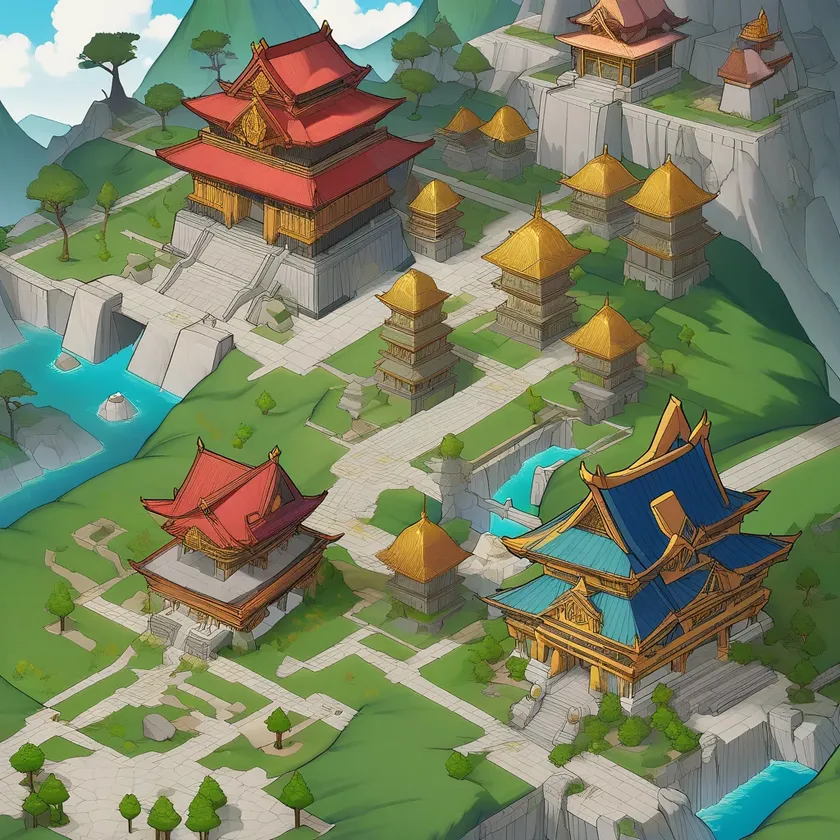
#> input picture deliveries/world-v2-art/famous-raw/aether-1-0.webp, 840 x 840 px, shrunk from 1024 x 1024 before the run
$ python deflat.py ../famous-raw/aether-1-0.webp
#> lines starting #> are read from the running program, lines starting #| are printed output that depends on the picture; after the words box and inside, x2 and y2 are one past the last pixel; in counts of white or black regions, pixels touching at a corner belong together
import sys,numpy as np
from PIL import Image,ImageFilter
for f in sys.argv[1:]:
    im=Image.open(f).convert("RGBA");a=np.asarray(im).copy()
    hsv=np.asarray(im.convert("RGB").convert("HSV")).astype(np.float32)/255
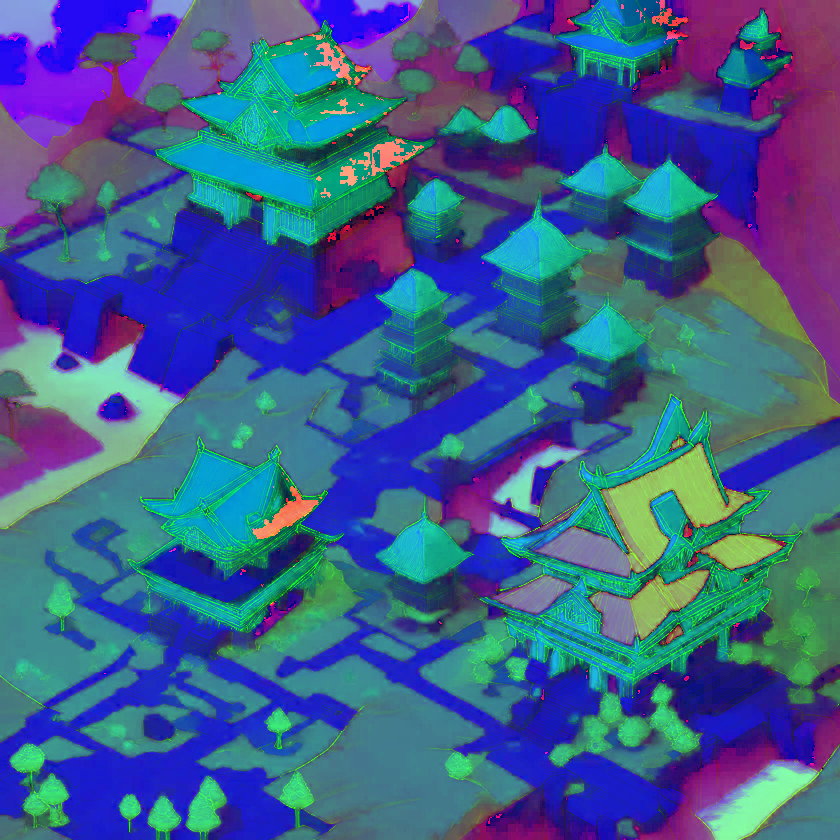
#> hsv: shape (840, 840, 3) float32; mean R, G, B 0.241, 0.365, 0.554
    s,v=hsv[...,1],hsv[...,2]
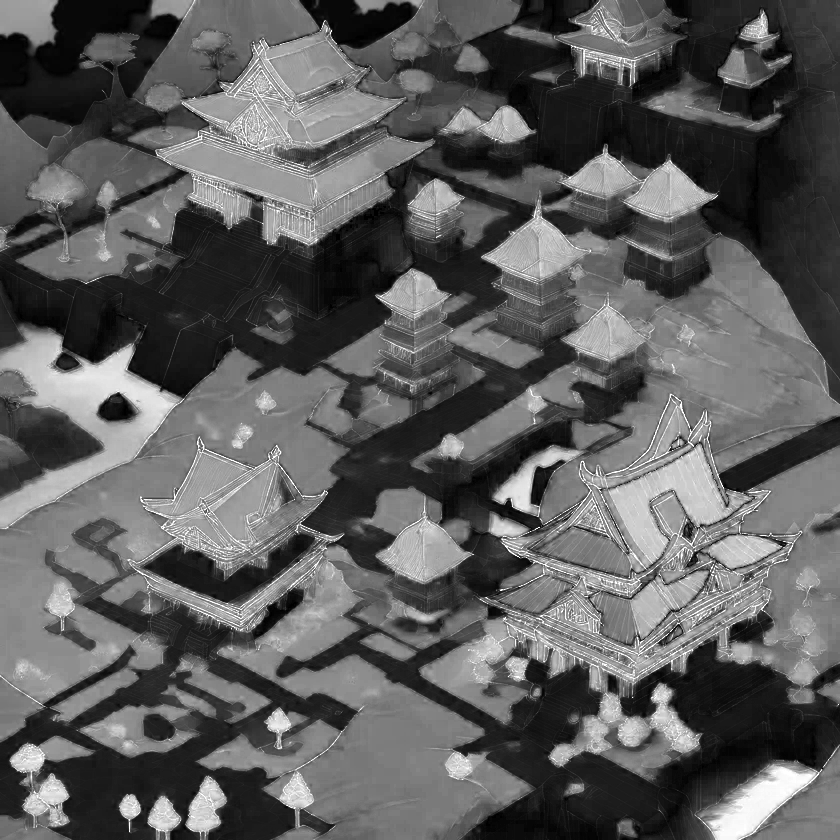
#> s: shape (840, 840) float32; min 0, max 1, mean 0.365
    V=Image.fromarray((v*255).astype(np.uint8))
    m1=np.asarray(V.filter(ImageFilter.BoxBlur(4)),np.float32)/255
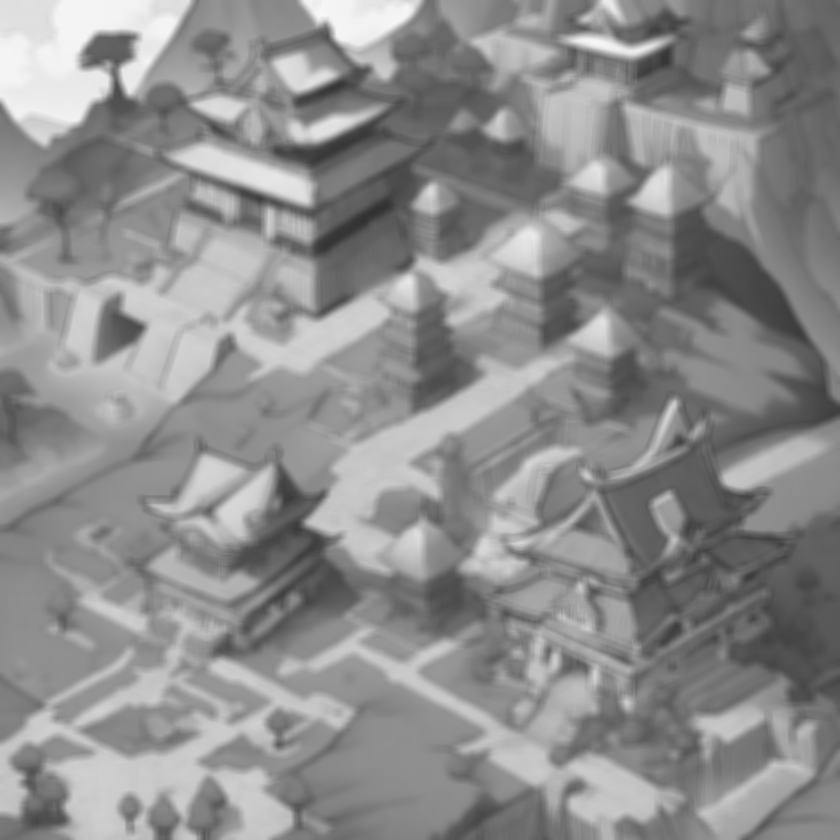
#> m1: shape (840, 840) float32; min 0.192, max 0.969, mean 0.554
    m2=np.asarray(Image.fromarray((v*v*255).astype(np.uint8)).filter(ImageFilter.BoxBlur(4)),np.float32)/255
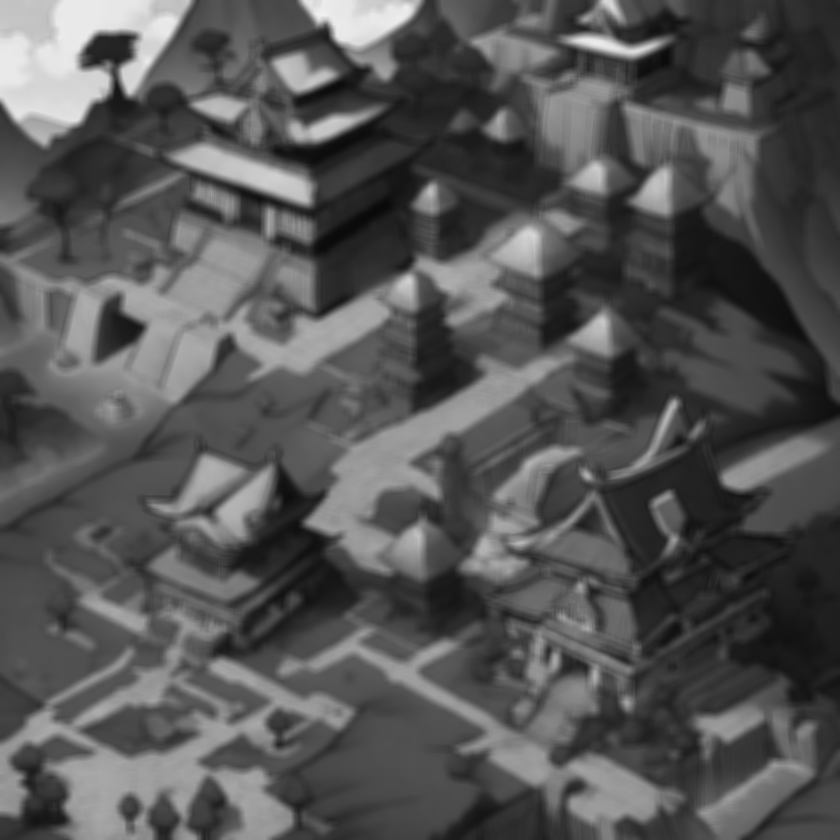
#> m2: shape (840, 840) float32; min 0.0353, max 0.941, mean 0.334
    std=np.sqrt(np.clip(m2-m1*m1,0,1))
    flat=(s<.15)&(v>.55)&(std<.035)
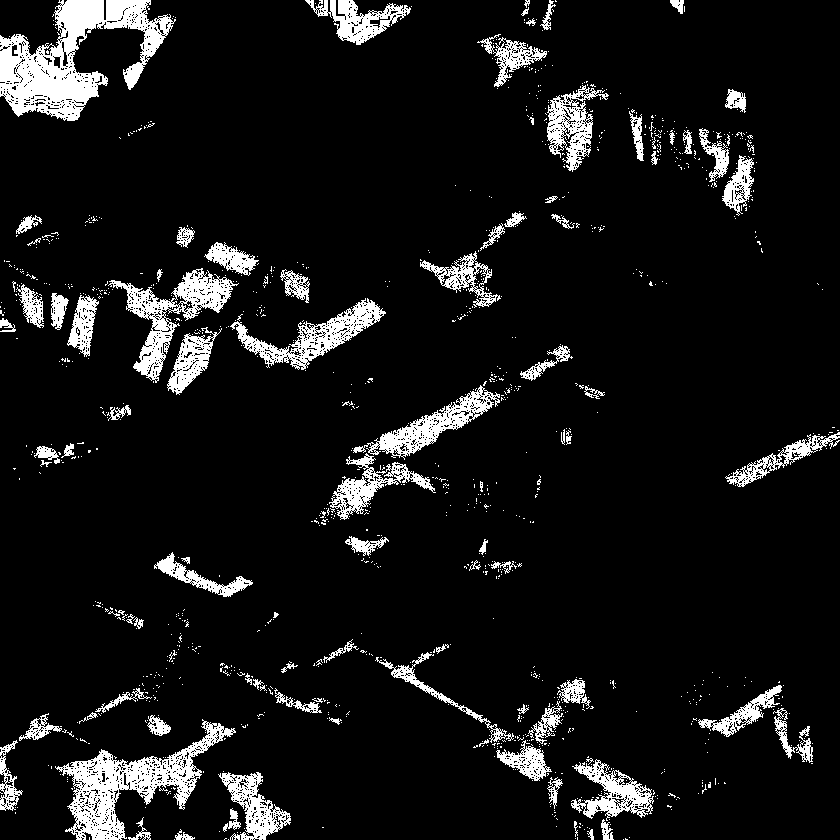
#> flat: shape (840, 840) bool; 8.5% white; 1124 white regions (1031 under 20 px), largest, box (x1, y1, x2, y2) and area: (0, 0, 176, 121) 9215, (55, 719, 236, 840) 6264, (108, 268, 239, 383) 3830
    fm=Image.fromarray((flat*255).astype(np.uint8)).filter(ImageFilter.MinFilter(3)).filter(ImageFilter.MaxFilter(5))
#> fm: PIL image 840x840 L; 7.8% white; 156 white regions (2 under 20 px), largest, box (x1, y1, x2, y2) and area: (0, 0, 172, 122) 9617, (66, 722, 232, 840) 6438, (378, 389, 491, 455) 2578
    fm=np.asarray(fm)>0
    a[...,3]=np.where(fm,0,a[...,3])
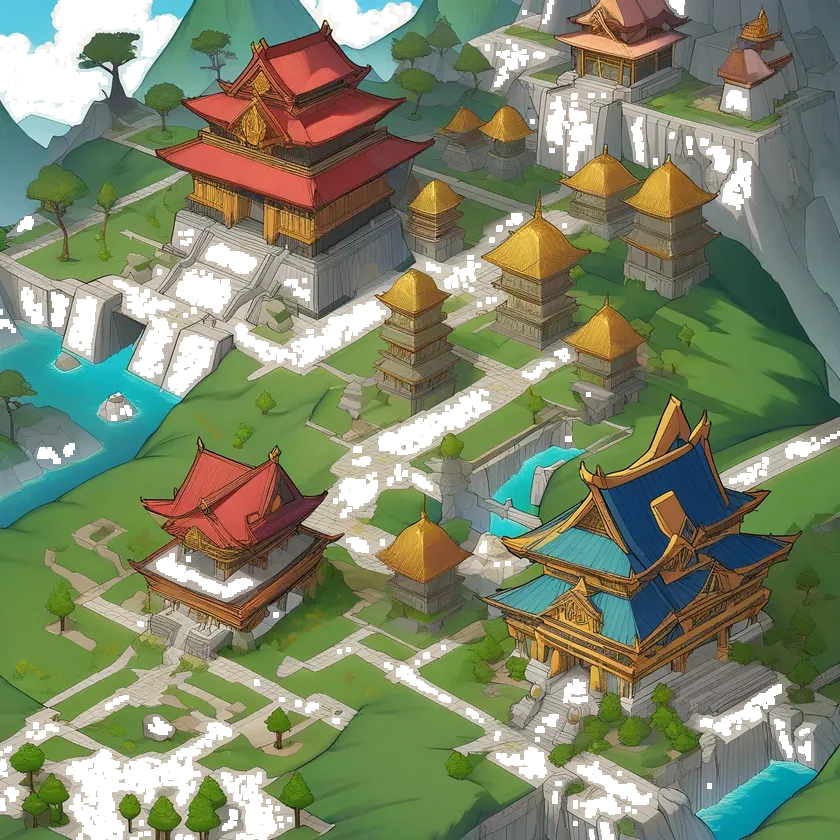
#> a: shape (840, 840, 4); mean R, G, B, A 121.8, 130.7, 101.1, 235.2; transparent parts drawn white
    Image.fromarray(a).save(f)

$ run again, on deliveries/world-v2-art/famous-raw/nexus-4-2.webp
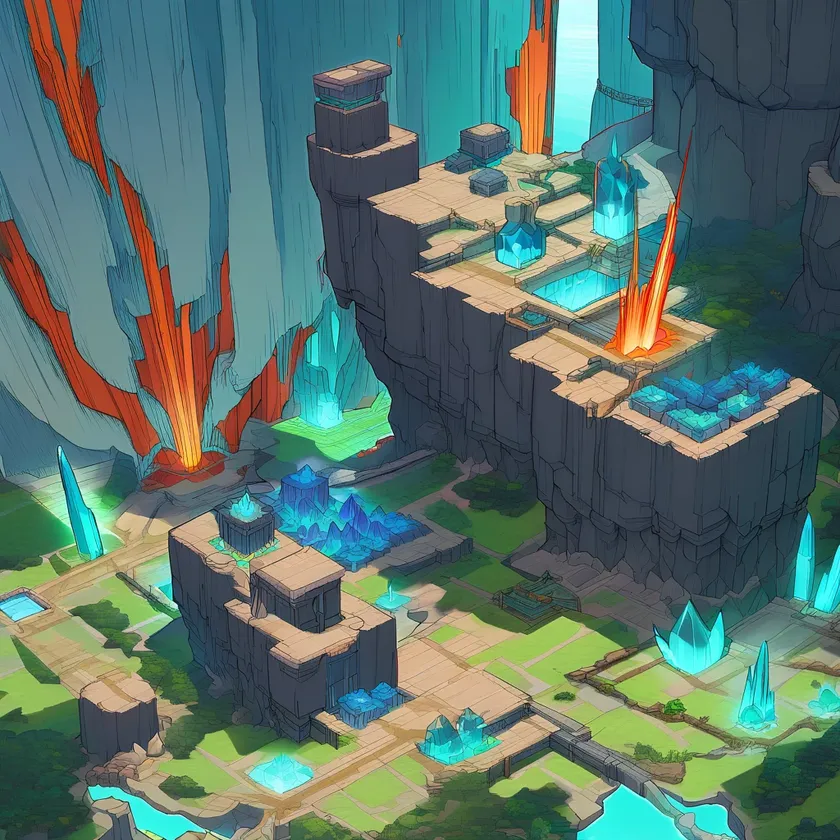
#> input picture deliveries/world-v2-art/famous-raw/nexus-4-2.webp, 840 x 840 px, shrunk from 1024 x 1024 before the run
#> `flat=(s<.15)&(v>.55)&(std<.035)`:
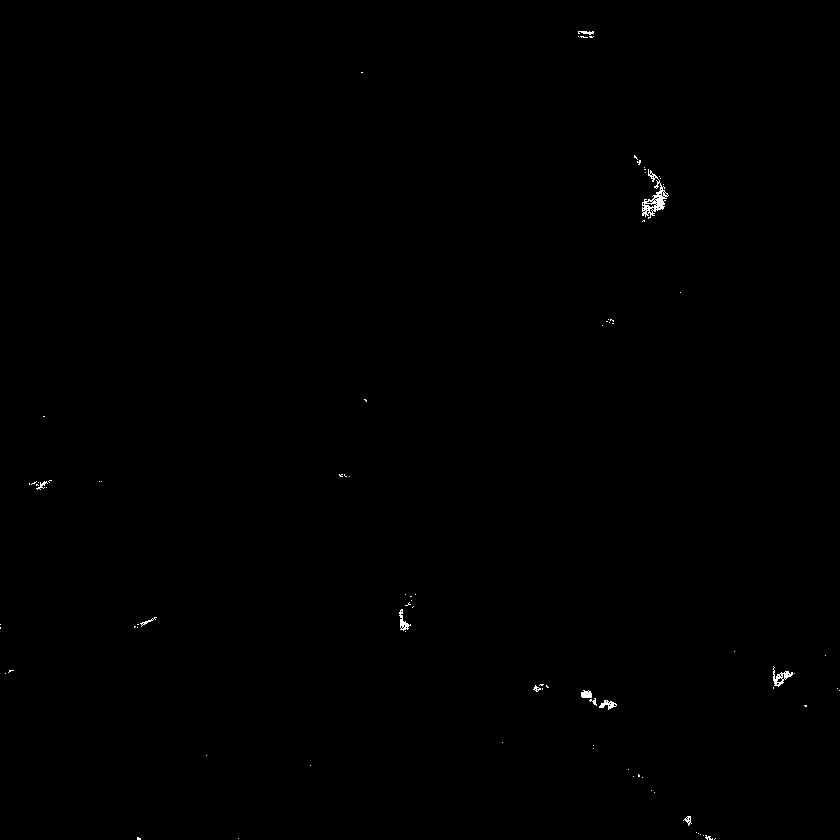
#> flat: shape (840, 840) bool; 0.18% white in thin lines or dots
#> `a[...,3]=np.where(fm,0,a[...,3])`:
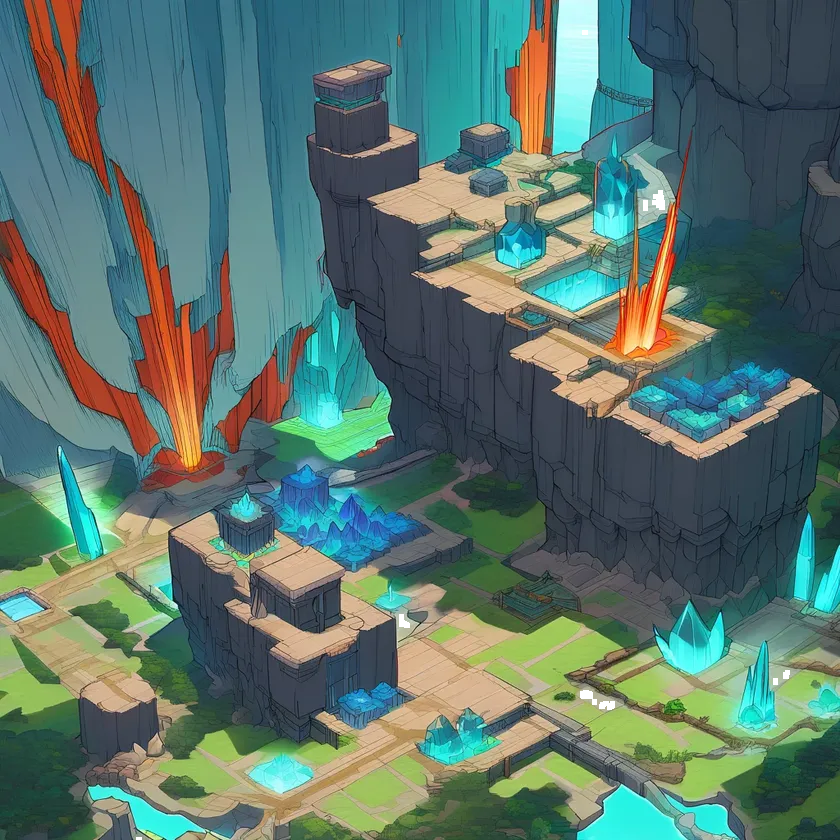
#> a: shape (840, 840, 4); mean R, G, B, A 90.4, 117.3, 108.1, 254.7; transparent parts drawn white

$ run again, on deliveries/world-v2-art/famous-raw/verdant-4-0.webp
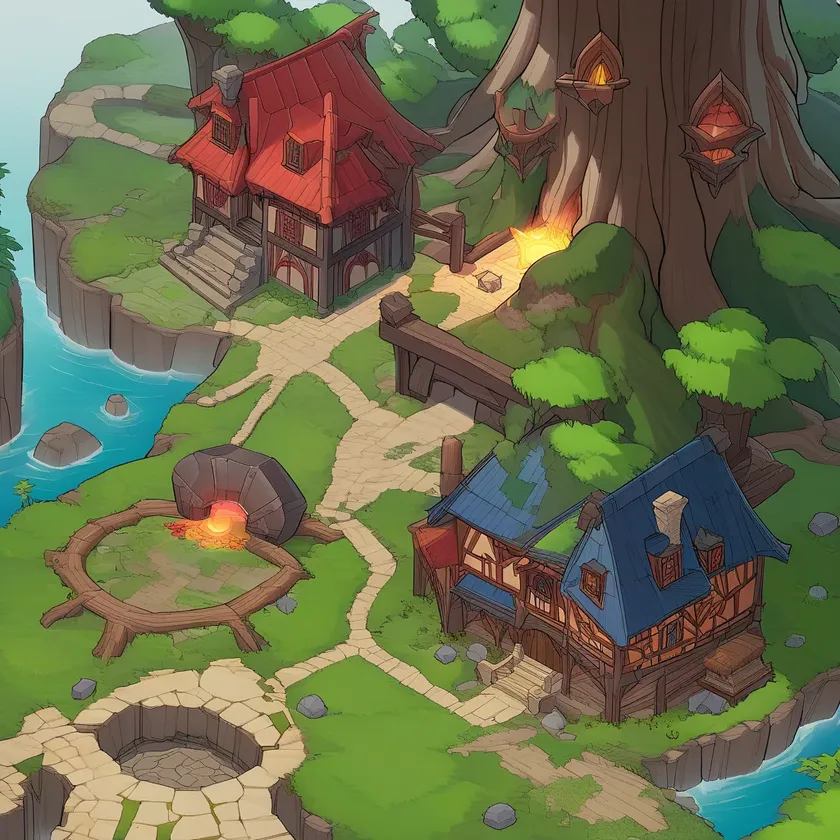
#> input picture deliveries/world-v2-art/famous-raw/verdant-4-0.webp, 840 x 840 px, shrunk from 1024 x 1024 before the run
#> `flat=(s<.15)&(v>.55)&(std<.035)`:
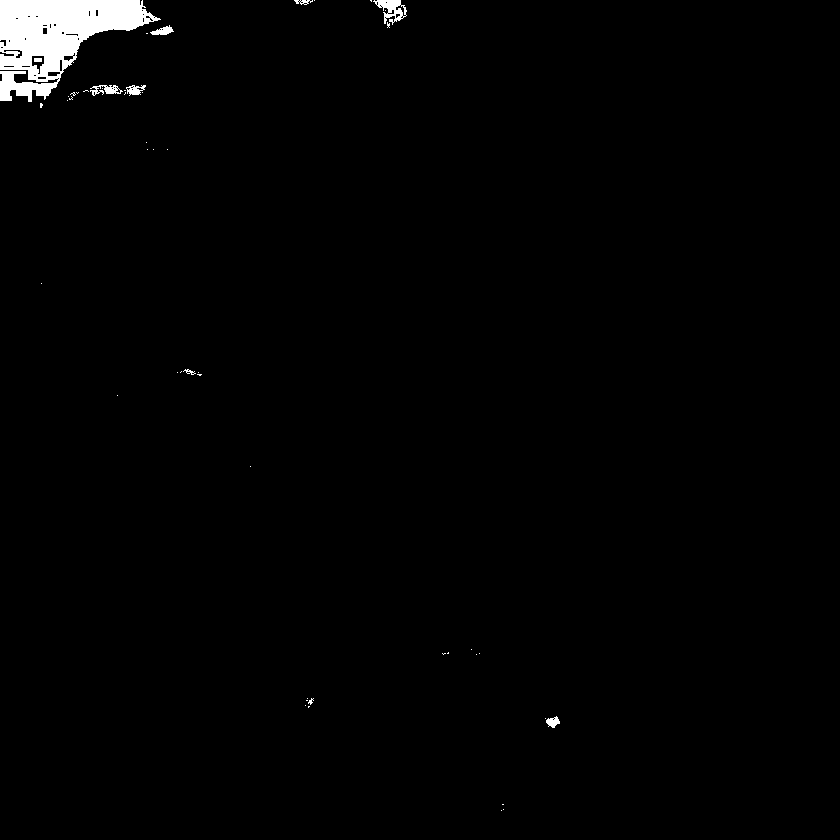
#> flat: shape (840, 840) bool; 1.4% white; 50 white regions (40 under 20 px), largest, box (x1, y1, x2, y2) and area: (0, 0, 161, 102) 8444, (373, 0, 407, 25) 395, (90, 85, 123, 96) 184
#> `a[...,3]=np.where(fm,0,a[...,3])`:
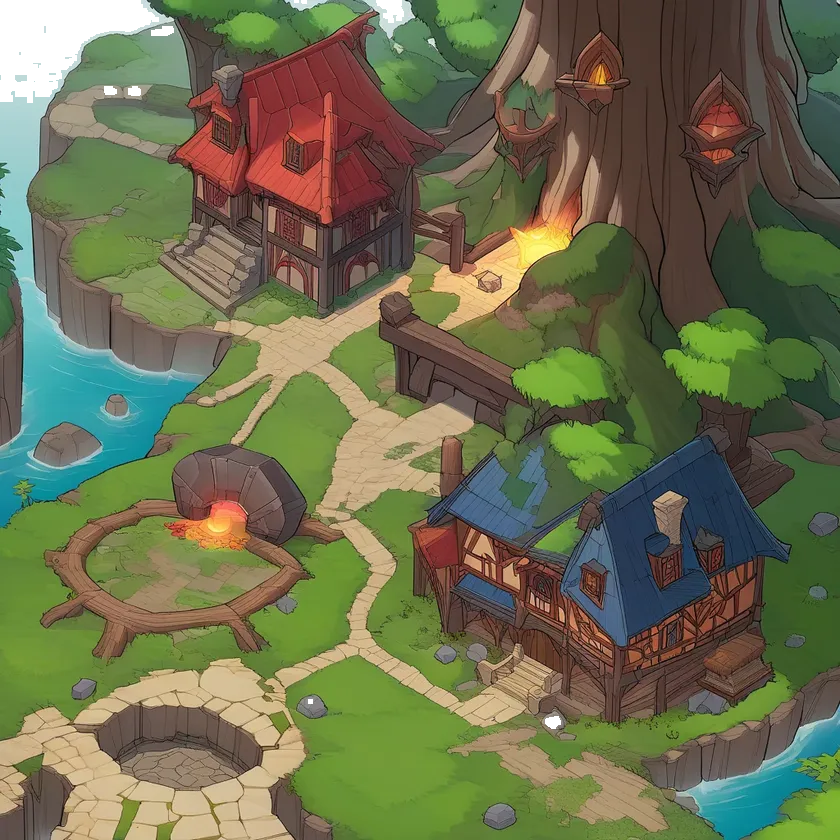
#> a: shape (840, 840, 4); mean R, G, B, A 107.7, 110.9, 78.7, 251.3; transparent parts drawn white
